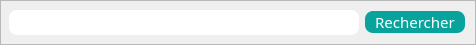
                  <widget class="QFrame" name="frame_16">
                   <property name="minimumSize">
                    <size>
                     <width>0</width>
                     <height>40</height>
                    </size>
                   </property>
                   <property name="frameShape">
                    <enum>QFrame::StyledPanel</enum>
                   </property>
                   <property name="frameShadow">
                    <enum>QFrame::Raised</enum>
                   </property>
                   <widget class="QWidget" name="layoutWidget">
                    <property name="geometry">
                     <rect>
                      <x>9</x>
                      <y>9</y>
                      <width>458</width>
                      <height>27</height>
                     </rect>
                    </property>
                    <layout class="QHBoxLayout" name="horizontalLayout_21">
                     <item>
                      <widget class="QLineEdit" name="lineEdit">
                       <property name="minimumSize">
                        <size>
                         <width>350</width>
                         <height>25</height>
                        </size>
                       </property>
                       <property name="maximumSize">
                        <size>
                         <width>350</width>
                         <height>25</height>
                        </size>
                       </property>
                       <property name="font">
                        <font>
                         <family>Quicksand Medium</family>
                         <pointsize>11</pointsize>
                        </font>
                       </property>
                       <property name="styleSheet">
                        <string notr="true">*{
color: #000;
background:#FFF;
border-radius:8px;
}</string>
                       </property>
                      </widget>
                     </item>
                     <item>
                      <widget class="QPushButton" name="pushButton">
                       <property name="minimumSize">
                        <size>
                         <width>100</width>
                         <height>0</height>
                        </size>
                       </property>
                       <property name="maximumSize">
                        <size>
                         <width>100</width>
                         <height>16777215</height>
                        </size>
                       </property>
                       <property name="font">
                        <font>
                         <family>Quicksand Light</family>
                         <pointsize>11</pointsize>
                        </font>
                       </property>
                       <property name="styleSheet">
                        <string notr="true">*{
background:rgb(9, 163, 158);
border-radius:8px;
color:#FFF;
}
QPushButton:hover{
background:rgb(13, 58, 53);
color:#FFF;
font-size:18px;
}
QPushButton:pressed{
background:rgb(98, 255, 237);
}</string>
                       </property>
                       <property name="text">
                        <string>Rechercher</string>
                       </property>
                      </widget>
                     </item>
                    </layout>
                   </widget>
                  </widget>
